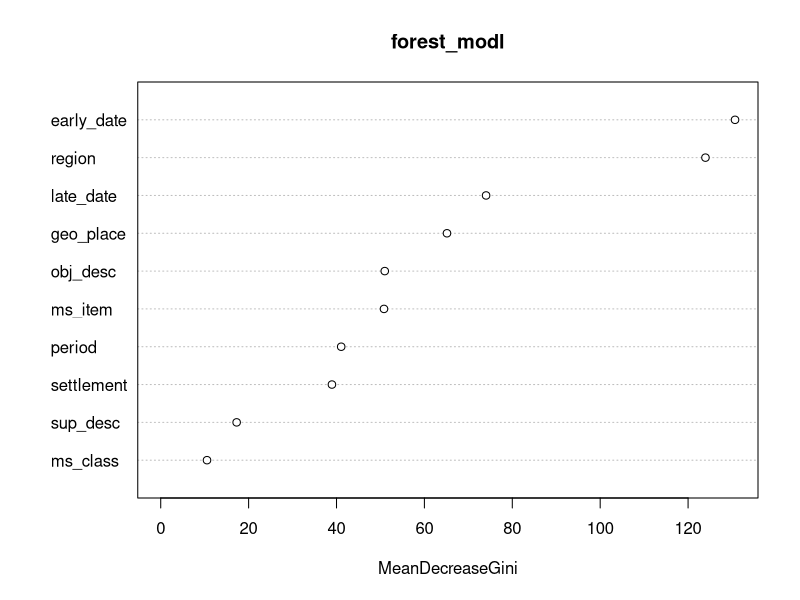
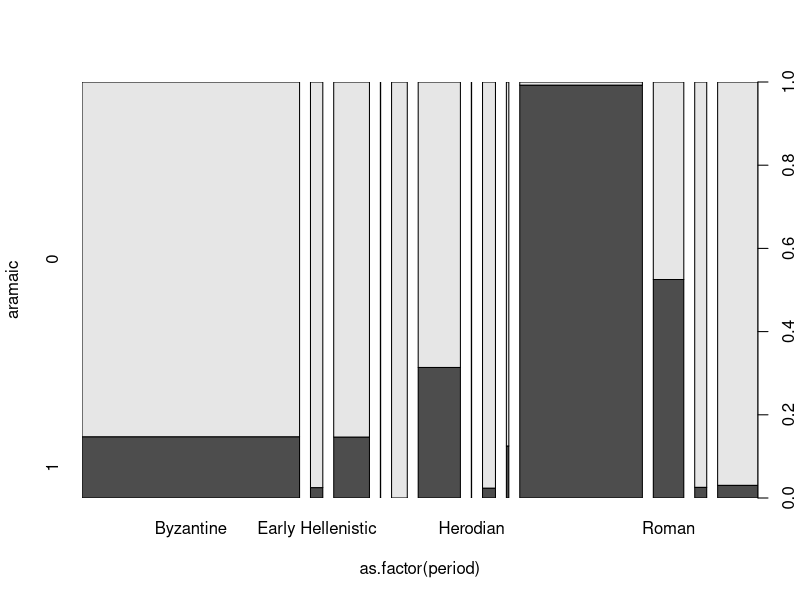

Generate these figures, in order, with R:
## ---- chunk 1
library(tidyverse)
library(randomForest)
library(caret)

setwd("~/Documents/iip-texts")

iip_data = read_csv("manuscript_data.csv")

df = iip_data %>%
  mutate(aramaic = as.factor(ifelse(main_lang == "arc", 1, 0))) %>%
  select(-c(main_lang, name)) %>%
  na.omit()

# Splitting data into testing and training data sets
n = nrow(df)
test_index = sample.int(n, size=round(.2*n))
df_train = df[-test_index,]
df_test = df[test_index,]

# Creating a general formula for models
formula = as.formula(aramaic~.)
## ---- chunk 2
# Running the forest with 500 tress and 5 tries
forest_modl = randomForest(formula, data = df_train,
                          ntree = 500, mtry = 3)
forest_modl
## ---- chunk 3
# Predicting and testing the accuracy
bag_preds <- predict(forest_modl, df_test)

# Creating the confusion matrix for the test
confusion <- caret::confusionMatrix(as.factor(bag_preds),
                                    as.factor(df_test$aramaic))
confusion
## ---- chunk 4
# Feature Importance table
importance(forest_modl)

# Feature Importance plot
varImpPlot(forest_modl)
## ---- chunk 5
region_lm_modl = glm(aramaic~as.factor(region)+period, df, family="binomial")

summary(region_lm_modl)
## ---- chunk 6
plot(aramaic~as.factor(period), data=df)
## ---- chunk 7

